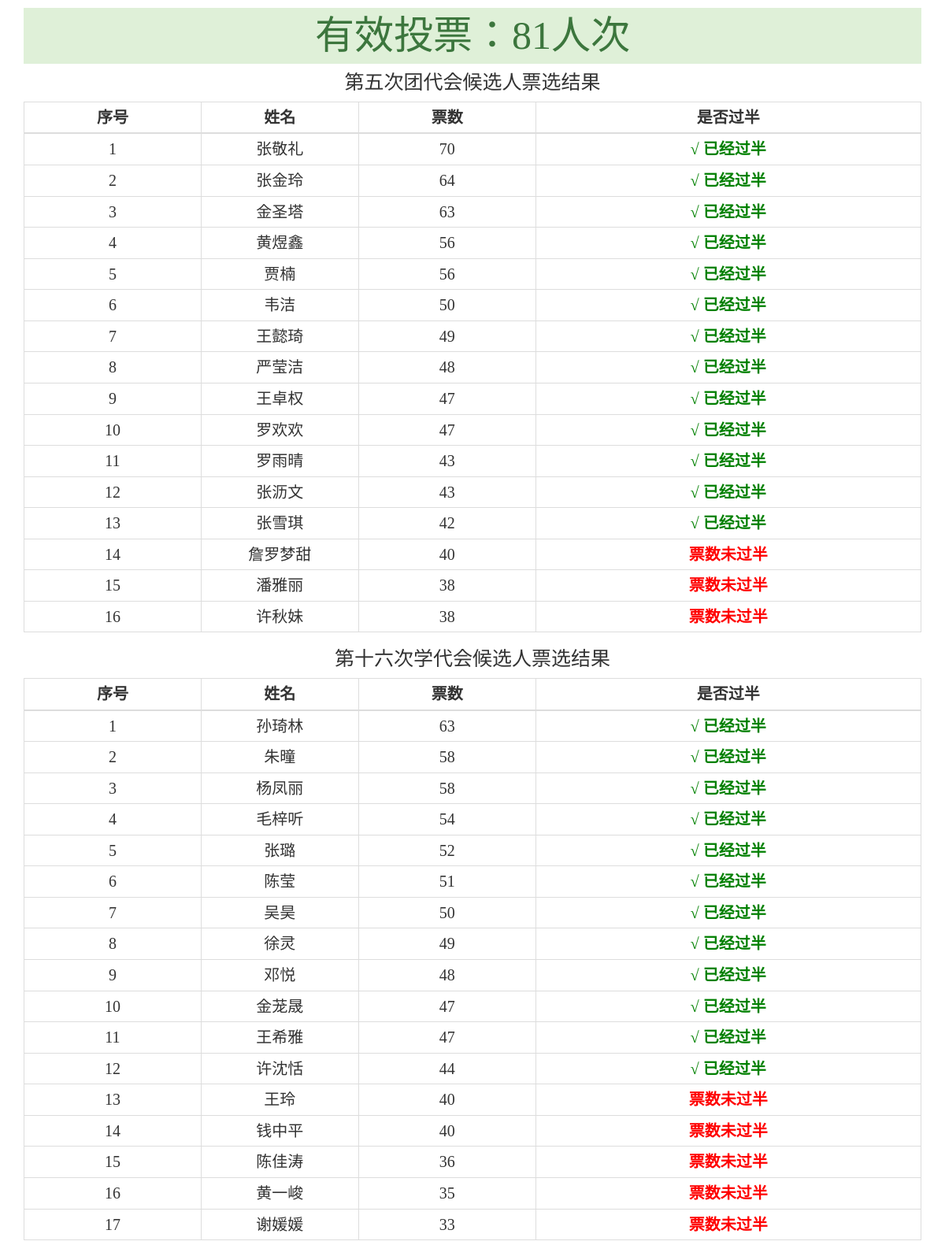
Page /vote_hise/vote_result.php on the committed database.
### tables this page shows
CREATE TABLE `vote_tw` (
  `v_id` int(11) NOT NULL AUTO_INCREMENT,
  `v_name` varchar(200) DEFAULT NULL,
  `v_score` int(11) DEFAULT '0',
  `v_time` timestamp NULL DEFAULT NULL,
  PRIMARY KEY (`v_id`)
);

CREATE TABLE `vote_xsh` (
  `v_id` int(11) NOT NULL AUTO_INCREMENT,
  `v_name` varchar(200) DEFAULT NULL,
  `v_score` int(11) DEFAULT '0',
  `v_time` timestamp NULL DEFAULT NULL,
  PRIMARY KEY (`v_id`)
);

### vote_hise/vote_result.php (the view, shortened to what this page needs)
<!DOCTYPE html>
<html lang="">
    <head>
        <link rel="stylesheet" href="https://maxcdn.bootstrapcdn.com/bootstrap/3.3.6/css/bootstrap.min.css">
    </head>
    <body>
         <?php
    $pdo = connectDb();
    $sql = "select * from vote_tw order by v_score desc";
	$sql3 = "select * from vote_xsh order by v_score desc";
    $arr = $pdo->query($sql);
	$arr2 = $pdo->query($sql3);
	$sql2 = "select count(*) from vote_record;";
    $rs = $pdo -> query($sql2);
    $arrData = $rs -> fetch(PDO::FETCH_ASSOC);
    $total=$arrData['count(*)'];
    ?>
    <div class="container">
    	<div class="text-center alert-success" style="font-size: 50px;margin-top: 10px;">有效投票：<?php echo $total ?>人次</div>
        <table class="table table-condensed table-hover table-bordered text-center" style="font-size: 20px;">
            <h4 class="text-center" style="font-size: 25px;">第五次团代会候选人票选结果</h4>
            <thead>
            <tr>
                <th>序号</th>
                <th style="width: 200px;">姓名</th>
                <th>票数</th>
                <th>是否过半</th>
            </tr>
            </thead>
            <tbody>
            <?php
            $id=0;
            foreach ($arr as $row) {
            	$isOk='<span style="color:red;"><strong>票数未过半</strong><span>';
            	if($row['v_score']>=$total/2){
            		$isOk='<span style="color:green;"><strong>√ 已经过半</strong<span>';
            	}
            	$id++;
                echo "<tr>";
	                echo "<td>{$id}</td>";
	                echo "<td>{$row['v_name']}</td>";
	                echo "<td>{$row['v_score']}</td>";
	                echo "<td>{$isOk}</td>";
            }
            ?>
            </tbody>
        </table>
         <table class="table table-condensed table-hover table-bordered text-center" style="font-size: 20px;">
            <h4 class="text-center" style="font-size: 25px;">第十六次学代会候选人票选结果</h4>
            <thead>
            <tr>
                <th>序号</th>
                <th style="width: 200px;">姓名</th>
                <th>票数</th>
                <th>是否过半</th>
            </tr>
            </thead>
            <tbody>
            <?php
            $id2=0;
            foreach ($arr2 as $row) {
            	$isOk='<span style="color:red;"><strong>票数未过半</strong><span>';
            	if($row['v_score']>=$total/2){
            		$isOk='<span style="color:green;"><strong>√ 已经过半</strong<span>';
            	}
            	$id2++;
                echo "<tr>";
	                echo "<td>{$id2}</td>";
	                echo "<td>{$row['v_name']}</td>";
	                echo "<td>{$row['v_score']}</td>";
	                echo "<td>{$isOk}</td>";
            }
            ?>
            </tbody>
        </table>
    </div>
    </body>
</html>

### vote_hise/vote_result.php (style rules this page uses)
th { text-align: center;x }
* { font-family: "微软雅黑"; }

### rows in the picture
vote_tw: v_name "张敬礼", v_score "70", shows "√ 已经过半"
vote_tw: v_name "张金玲", v_score "64", shows "√ 已经过半"
vote_tw: v_name "金圣塔", v_score "63", shows "√ 已经过半"
vote_tw: v_name "黄煜鑫", v_score "56", shows "√ 已经过半"
vote_tw: v_name "贾楠", v_score "56", shows "√ 已经过半"
vote_tw: v_name "韦洁", v_score "50", shows "√ 已经过半"
vote_tw: v_name "王懿琦", v_score "49", shows "√ 已经过半"
vote_tw: v_name "严莹洁", v_score "48", shows "√ 已经过半"
vote_tw: v_name "王卓权", v_score "47", shows "√ 已经过半"
vote_tw: v_name "罗欢欢", v_score "47", shows "√ 已经过半"
vote_tw: v_name "罗雨晴", v_score "43", shows "√ 已经过半"
vote_tw: v_name "张沥文", v_score "43", shows "√ 已经过半"
vote_tw: v_name "张雪琪", v_score "42", shows "√ 已经过半"
vote_tw: v_name "詹罗梦甜", v_score "40"
vote_tw: v_name "潘雅丽", v_score "38"
vote_tw: v_name "许秋妹", v_score "38"
vote_xsh: v_name "孙琦林", v_score "63", shows "√ 已经过半"
vote_xsh: v_name "朱曈", v_score "58", shows "√ 已经过半"
vote_xsh: v_name "杨凤丽", v_score "58", shows "√ 已经过半"
vote_xsh: v_name "毛梓听", v_score "54", shows "√ 已经过半"
vote_xsh: v_name "张璐", v_score "52", shows "√ 已经过半"
vote_xsh: v_name "陈莹", v_score "51", shows "√ 已经过半"
vote_xsh: v_name "吴昊", v_score "50", shows "√ 已经过半"
vote_xsh: v_name "徐灵", v_score "49", shows "√ 已经过半"
vote_xsh: v_name "邓悦", v_score "48", shows "√ 已经过半"
vote_xsh: v_name "金茏晟", v_score "47", shows "√ 已经过半"
vote_xsh: v_name "王希雅", v_score "47", shows "√ 已经过半"
vote_xsh: v_name "许沈恬", v_score "44", shows "√ 已经过半"
vote_xsh: v_name "王玲", v_score "40"
vote_xsh: v_name "钱中平", v_score "40"
vote_xsh: v_name "陈佳涛", v_score "36"
vote_xsh: v_name "黄一峻", v_score "35"
vote_xsh: v_name "谢媛媛", v_score "33"

### other values in the picture
$total "81"
